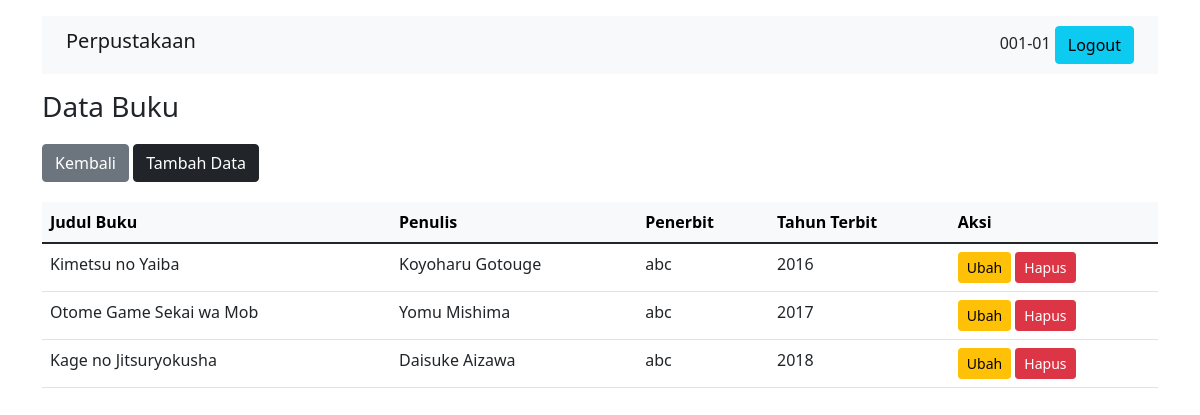
The app's page /Buku.php (signed in) with its own data.
### tables this page shows
CREATE TABLE `buku` (
  `id_buku` int(11) NOT NULL,
  `judul_buku` varchar(500) NOT NULL,
  `penulis` varchar(500) NOT NULL,
  `penerbit` varchar(250) NOT NULL,
  `tahun_terbit` int(11) NOT NULL
);

### Koneksi.php (called while the page is built)
<?php
    function koneksi(){
        $host="localhost";
        $database="perpustakaan";
        $user="root";
        $pass="";
        try{
            $koneksi = new PDO("mysql:host=$host;dbname=$database","$user","$pass");
        }catch(PDOException $e){
            echo "Koneksi Gagal <br/>".$e->getMessage();
        }
        return $koneksi;
    }
?>

### Model.php (the view, shortened to what this page needs)
<!DOCTYPE html>
<html>
<head>
    <link href="https://cdn.jsdelivr.net/npm/bootstrap@5.1.3/dist/css/bootstrap.min.css" rel="stylesheet">
</head>
<body>
</body>
</html>
<?php
require("Koneksi.php");
function getDataBuku()
{
    $statement = koneksi()->prepare('SELECT * FROM buku');
    $statement->execute();
    $result = $statement->fetchall();
    foreach ($result as $row) {
        echo "<tr>";
        echo "<td>" . $row['judul_buku'] . "</td>";
        echo "<td>" . $row['penulis'] . "</td>";
        echo "<td>" . $row['penerbit'] . "</td>";
        echo "<td>" . $row["tahun_terbit"] . "</td>";
        echo "<td>";
        echo "<a href='FormBuku.php? id_buku=" . $row['id_buku'] . "' class='btn btn-warning btn-sm ml-2'>Ubah</a>";
        echo "<a href='Buku.php? id_buku=" . $row['id_buku'] . "' class='btn btn-danger btn-sm ml-2' onclick=\"return confirm('Yakin Hapus?')\">Hapus</a>";
        echo "</td>";
        echo "</tr>";
    }
}

### records on screen
buku: judul_buku "Kimetsu no Yaiba", penulis "Koyoharu Gotouge", penerbit "abc", tahun_terbit "2016"
buku: judul_buku "Otome Game Sekai wa Mob", penulis "Yomu Mishima", penerbit "abc", tahun_terbit "2017"
buku: judul_buku "Kage no Jitsuryokusha", penulis "Daisuke Aizawa", penerbit "abc", tahun_terbit "2018"

### other values on screen
$_SESSION['nomor_member'] "001-01"
